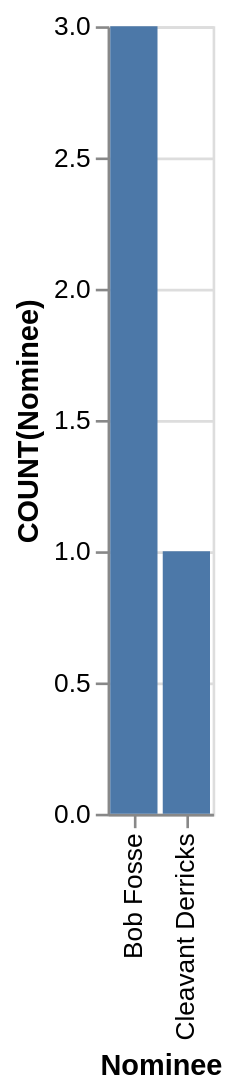

Here is the Vega-Lite specification saved for this chart:
### Vega-Lite specification from a JSON file in a GitHub repository (floating-point values rounded to 4 significant figures)
{"data": {"values": [{"x_data": "Bob Fosse", "y_data": 3}, {"x_data": "Cleavant Derricks", "y_data": 1}]}, "mark": "bar", "encoding": {"x": {"field": "x_data", "type": "nominal", "title": "Nominee", "sort": "ascending"}, "y": {"field": "y_data", "type": "quantitative", "title": "COUNT(Nominee)"}}}
